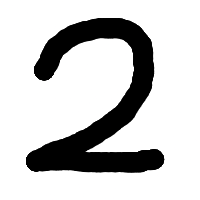
#> input picture tmp/2.png, 200 x 200 px
$ python -i dispImageKadai02.py   (imports and definitions only)
#> lines starting #> are read from the running program, lines starting #| are printed output that depends on the picture
#24009
# 画像をグレー、90度回転し水平方向に反転
import tkinter as tk
import tkinter.filedialog as fd
import PIL.Image, PIL.ImageTk
def dispPhoto(path):
#> called with path = 'tmp/2.png'
    newImage = PIL.Image.open(path).convert("L").rotate(90).transpose(PIL.Image.FLIP_LEFT_RIGHT).resize((300,300))
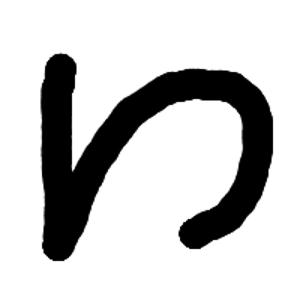
#> newImage: PIL image 300x300 L; min 0, max 255, mean 200.8
#> (the run stopped early here; a loop or call above may not have finished)
